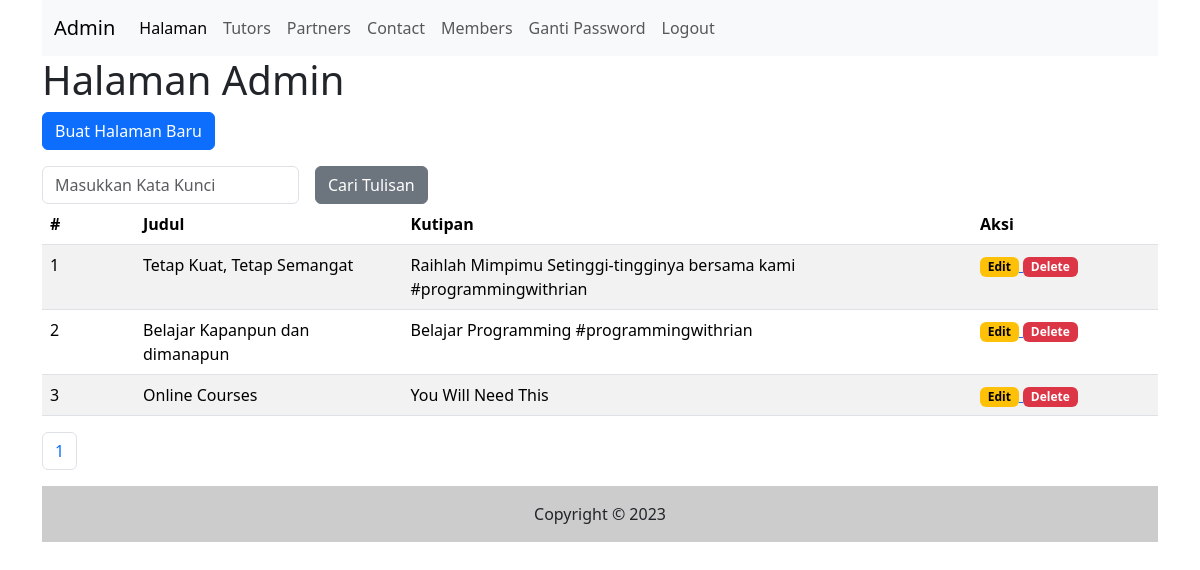
Screenshot of /admin/halaman.php (signed in) with the database file from the repository.
### tables this page shows
CREATE TABLE `halaman` (
  `id` int(11) NOT NULL,
  `judul` varchar(255) NOT NULL,
  `kutipan` varchar(255) NOT NULL,
  `isi` text NOT NULL,
  `tgl_isi` timestamp NOT NULL DEFAULT current_timestamp() ON UPDATE current_timestamp()
);

### admin/halaman.php (the view, shortened to what this page needs)
<?php include("inc_header.php") ?>
<?php
$katakunci = (isset($_GET['katakunci'])) ? $_GET['katakunci'] : "";
?>
<h1>Halaman Admin</h1>
<p>
    <a href="halaman_input.php">
        <input type="button" class="btn btn-primary" value="Buat Halaman Baru" />
    </a>
</p>
<form class="row g-3" methode="get">
    <div class="col-auto">
        <input type="text" class="form-control" placeholder="Masukkan Kata Kunci" name="katakunci"
            value="<?php echo $katakunci ?>" />
    </div>
    <div class="col-auto">
        <input type="submit" name="cari" value="Cari Tulisan" class="btn btn-secondary">
    </div>
</form>
<table class="table table-striped">
    <thead>
        <tr>
            <th class="col-1">#</th>
            <th>Judul</th>
            <th>Kutipan</th>
            <th class="col-2">Aksi</th>
        </tr>
    </thead>
    <tbody>
        <?php
        $sqltambahan = "";
        $per_halaman = 5;
        $sql1   = "select * from halaman $sqltambahan";
        $page   = isset($_GET['page'])?(int)$_GET['page']:1;
        $mulai  = ($page > 1)?($page*$per_halaman) - $per_halaman : 0;
        $q1     = mysqli_query($koneksi, $sql1);
        $total  = mysqli_num_rows($q1);
        $pages  = ceil($total/$per_halaman);
        $nomor  = $mulai + 1;
        $sql1   = $sql1." order by id desc limit $mulai,$per_halaman";
        $q1     = mysqli_query($koneksi, $sql1);
        while ($r1 = mysqli_fetch_array($q1)) {
            ?>
            <tr>
                <td>
                    <?php echo $nomor++ ?>
                </td>
                <td>
                    <?php echo $r1['judul'] ?>
                </td>
                <td>
                    <?php echo $r1['kutipan'] ?>
                </td>
                <td>
                    <a href="halaman_input.php?id=<?php echo $r1['id']?>">
                    <span class="badge text-bg-warning">Edit</span>
                    </a>
                    <a href="halaman.php?op=delete&id=<?php echo $r1['id']?>" onclick="return confirm('Ingin hapus data?')">
                    <span class="badge text-bg-danger">Delete</span>
                    </a>
                </td>
            </tr>
            <?php
        }
        ?>
    </tbody>
</table>
<nav aria-label="Page navigation example">
        <ul class="pagination">
        <?php
        $cari = (isset($_GET['cari']))?$_GET['cari'] : "";
        for($i=1; $i <= $pages; $i++){
            ?>
            <li class="page-item">
                <a class="page-link" href="halaman.php?katakunci=<?php echo $katakunci?>&cari=<?php echo $cari?>&page=<?php echo $i?>"><?php echo $i?></a>
            </li>
            <?php
        }
        ?>
        </ul>
</nav>
<?php include("inc_footer.php") ?>

### rows the page displays
halaman: judul "Tetap Kuat, Tetap Semangat", kutipan "Raihlah Mimpimu Setinggi-tingginya bersama kami #programmingwithrian"
halaman: judul "Belajar Kapanpun dan dimanapun", kutipan "Belajar Programming #programmingwithrian"
halaman: judul "Online Courses", kutipan "You Will Need This"
